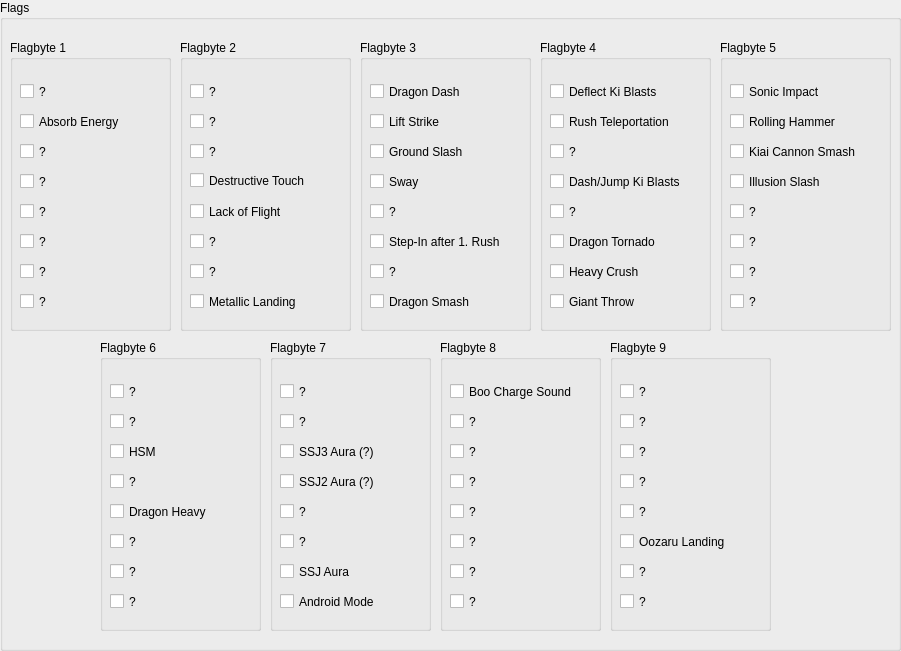
  <widget class="QGroupBox" name="FlagGroupBox">
   <property name="geometry">
    <rect>
     <x>10</x>
     <y>790</y>
     <width>901</width>
     <height>651</height>
    </rect>
   </property>
   <property name="title">
    <string>Flags</string>
   </property>
   <widget class="QGroupBox" name="FlagByteGroup_1">
    <property name="geometry">
     <rect>
      <x>10</x>
      <y>40</y>
      <width>161</width>
      <height>291</height>
     </rect>
    </property>
    <property name="title">
     <string>Flagbyte 1</string>
    </property>
    <widget class="QCheckBox" name="Flag_1_1">
     <property name="geometry">
      <rect>
       <x>10</x>
       <y>40</y>
       <width>141</width>
       <height>23</height>
      </rect>
     </property>
     <property name="toolTip">
      <string>&lt;html&gt;&lt;head/&gt;&lt;body&gt;&lt;p&gt;Unknown Flag.&lt;/p&gt;&lt;/body&gt;&lt;/html&gt;</string>
     </property>
     <property name="text">
      <string>?</string>
     </property>
    </widget>
    <widget class="QCheckBox" name="Flag_1_2">
     <property name="geometry">
      <rect>
       <x>10</x>
       <y>70</y>
       <width>141</width>
       <height>23</height>
      </rect>
     </property>
     <property name="toolTip">
      <string>&lt;html&gt;&lt;head/&gt;&lt;body&gt;&lt;p&gt;Checks if you can absorb energy.&lt;/p&gt;&lt;/body&gt;&lt;/html&gt;</string>
     </property>
     <property name="text">
      <string>Absorb Energy</string>
     </property>
    </widget>
    <widget class="QCheckBox" name="Flag_1_3">
     <property name="geometry">
      <rect>
       <x>10</x>
       <y>100</y>
       <width>141</width>
       <height>23</height>
      </rect>
     </property>
     <property name="text">
      <string>?</string>
     </property>
    </widget>
    <widget class="QCheckBox" name="Flag_1_4">
     <property name="geometry">
      <rect>
       <x>10</x>
       <y>130</y>
       <width>141</width>
       <height>23</height>
      </rect>
     </property>
     <property name="text">
      <string>?</string>
     </property>
    </widget>
    <widget class="QCheckBox" name="Flag_1_5">
     <property name="geometry">
      <rect>
       <x>10</x>
       <y>160</y>
       <width>141</width>
       <height>23</height>
      </rect>
     </property>
     <property name="text">
      <string>?</string>
     </property>
    </widget>
    <widget class="QCheckBox" name="Flag_1_6">
     <property name="geometry">
      <rect>
       <x>10</x>
       <y>190</y>
       <width>141</width>
       <height>23</height>
      </rect>
     </property>
     <property name="text">
      <string>?</string>
     </property>
    </widget>
    <widget class="QCheckBox" name="Flag_1_7">
     <property name="geometry">
      <rect>
       <x>10</x>
       <y>220</y>
       <width>141</width>
       <height>23</height>
      </rect>
     </property>
     <property name="text">
      <string>?</string>
     </property>
    </widget>
    <widget class="QCheckBox" name="Flag_1_8">
     <property name="geometry">
      <rect>
       <x>10</x>
       <y>250</y>
       <width>141</width>
       <height>23</height>
      </rect>
     </property>
     <property name="text">
      <string>?</string>
     </property>
    </widget>
   </widget>
   <widget class="QGroupBox" name="FlagByteGroup_2">
    <property name="geometry">
     <rect>
      <x>180</x>
      <y>40</y>
      <width>171</width>
      <height>291</height>
     </rect>
    </property>
    <property name="title">
     <string>Flagbyte 2</string>
    </property>
    <widget class="QCheckBox" name="Flag_2_1">
     <property name="geometry">
      <rect>
       <x>10</x>
       <y>40</y>
       <width>95</width>
       <height>23</height>
      </rect>
     </property>
     <property name="sizePolicy">
      <sizepolicy hsizetype="Minimum" vsizetype="Fixed">
       <horstretch>0</horstretch>
       <verstretch>0</verstretch>
      </sizepolicy>
     </property>
     <property name="text">
      <string>?</string>
     </property>
    </widget>
    <widget class="QCheckBox" name="Flag_2_2">
     <property name="geometry">
      <rect>
       <x>10</x>
       <y>70</y>
       <width>95</width>
       <height>23</height>
      </rect>
     </property>
     <property name="text">
      <string>?</string>
     </property>
    </widget>
    <widget class="QCheckBox" name="Flag_2_3">
     <property name="geometry">
      <rect>
       <x>10</x>
       <y>100</y>
       <width>95</width>
       <height>23</height>
      </rect>
     </property>
     <property name="text">
      <string>?</string>
     </property>
    </widget>
    <widget class="QCheckBox" name="Flag_2_4">
     <property name="geometry">
      <rect>
       <x>10</x>
       <y>130</y>
       <width>141</width>
       <height>21</height>
      </rect>
     </property>
     <property name="toolTip">
      <string>&lt;html&gt;&lt;head/&gt;&lt;body&gt;&lt;p&gt;Checks if you can break objects by simply touching them.&lt;/p&gt;&lt;/body&gt;&lt;/html&gt;</string>
     </property>
     <property name="text">
      <string>Destructive Touch</string>
     </property>
    </widget>
    <widget class="QCheckBox" name="Flag_2_5">
     <property name="geometry">
      <rect>
       <x>10</x>
       <y>160</y>
       <width>141</width>
       <height>23</height>
      </rect>
     </property>
     <property name="toolTip">
      <string>&lt;html&gt;&lt;head/&gt;&lt;body&gt;&lt;p&gt;Checks if the character is able to fly&lt;/p&gt;&lt;p&gt;&lt;br/&gt;&lt;/p&gt;&lt;p&gt;Unchecked = Able to Fly&lt;/p&gt;&lt;p&gt;Checked = Unable to Fly&lt;/p&gt;&lt;/body&gt;&lt;/html&gt;</string>
     </property>
     <property name="text">
      <string>Lack of Flight</string>
     </property>
    </widget>
    <widget class="QCheckBox" name="Flag_2_6">
     <property name="geometry">
      <rect>
       <x>10</x>
       <y>190</y>
       <width>95</width>
       <height>23</height>
      </rect>
     </property>
     <property name="text">
      <string>?</string>
     </property>
    </widget>
    <widget class="QCheckBox" name="Flag_2_7">
     <property name="geometry">
      <rect>
       <x>10</x>
       <y>220</y>
       <width>95</width>
       <height>23</height>
      </rect>
     </property>
     <property name="text">
      <string>?</string>
     </property>
    </widget>
    <widget class="QCheckBox" name="Flag_2_8">
     <property name="geometry">
      <rect>
       <x>10</x>
       <y>250</y>
       <width>141</width>
       <height>23</height>
      </rect>
     </property>
     <property name="toolTip">
      <string>&lt;html&gt;&lt;head/&gt;&lt;body&gt;&lt;p&gt;Checks if the character makes a metallic landing noise when they land.&lt;/p&gt;&lt;p&gt;Example: Meta-Cooler&lt;/p&gt;&lt;/body&gt;&lt;/html&gt;</string>
     </property>
     <property name="text">
      <string>Metallic Landing</string>
     </property>
    </widget>
   </widget>
   <widget class="QGroupBox" name="FlagByteGroup_3">
    <property name="geometry">
     <rect>
      <x>360</x>
      <y>40</y>
      <width>171</width>
      <height>291</height>
     </rect>
    </property>
    <property name="title">
     <string>Flagbyte 3</string>
    </property>
    <widget class="QCheckBox" name="Flag_5_1">
     <property name="geometry">
      <rect>
       <x>10</x>
       <y>40</y>
       <width>141</width>
       <height>23</height>
      </rect>
     </property>
     <property name="toolTip">
      <string>&lt;html&gt;&lt;head/&gt;&lt;body&gt;&lt;p&gt;Checks if the character is able to Dragon Dash&lt;/p&gt;&lt;/body&gt;&lt;/html&gt;</string>
     </property>
     <property name="text">
      <string>Dragon Dash</string>
     </property>
    </widget>
    <widget class="QCheckBox" name="Flag_5_2">
     <property name="geometry">
      <rect>
       <x>10</x>
       <y>70</y>
       <width>141</width>
       <height>23</height>
      </rect>
     </property>
     <property name="toolTip">
      <string>&lt;html&gt;&lt;head/&gt;&lt;body&gt;&lt;p&gt;Checks if the character is able to Lift Strike.&lt;/p&gt;&lt;/body&gt;&lt;/html&gt;</string>
     </property>
     <property name="text">
      <string>Lift Strike</string>
     </property>
    </widget>
    <widget class="QCheckBox" name="Flag_5_3">
     <property name="geometry">
      <rect>
       <x>10</x>
       <y>100</y>
       <width>141</width>
       <height>23</height>
      </rect>
     </property>
     <property name="toolTip">
      <string>&lt;html&gt;&lt;head/&gt;&lt;body&gt;&lt;p&gt;Checks if the character is able to Ground Slash.&lt;/p&gt;&lt;/body&gt;&lt;/html&gt;</string>
     </property>
     <property name="text">
      <string>Ground Slash</string>
     </property>
    </widget>
    <widget class="QCheckBox" name="Flag_5_4">
     <property name="geometry">
      <rect>
       <x>10</x>
       <y>130</y>
       <width>141</width>
       <height>23</height>
      </rect>
     </property>
     <property name="toolTip">
      <string>&lt;html&gt;&lt;head/&gt;&lt;body&gt;&lt;p&gt;Checks if you can Sway.&lt;/p&gt;&lt;/body&gt;&lt;/html&gt;</string>
     </property>
     <property name="text">
      <string>Sway</string>
     </property>
    </widget>
    <widget class="QCheckBox" name="Flag_5_5">
     <property name="geometry">
      <rect>
       <x>10</x>
       <y>160</y>
       <width>95</width>
       <height>23</height>
      </rect>
     </property>
     <property name="styleSheet">
      <string notr="true"/>
     </property>
     <property name="text">
      <string>?</string>
     </property>
    </widget>
    <widget class="QCheckBox" name="Flag_5_6">
     <property name="geometry">
      <rect>
       <x>10</x>
       <y>190</y>
       <width>161</width>
       <height>23</height>
      </rect>
     </property>
     <property name="toolTip">
      <string>&lt;html&gt;&lt;head/&gt;&lt;body&gt;&lt;p&gt;Checks if you can use a Step-In after finishing the 1st Rush String.&lt;/p&gt;&lt;/body&gt;&lt;/html&gt;</string>
     </property>
     <property name="text">
      <string>Step-In after 1. Rush</string>
     </property>
    </widget>
    <widget class="QCheckBox" name="Flag_5_7">
     <property name="geometry">
      <rect>
       <x>10</x>
       <y>220</y>
       <width>95</width>
       <height>23</height>
      </rect>
     </property>
     <property name="text">
      <string>?</string>
     </property>
    </widget>
    <widget class="QCheckBox" name="Flag_5_8">
     <property name="geometry">
      <rect>
       <x>10</x>
       <y>250</y>
       <width>141</width>
       <height>23</height>
      </rect>
     </property>
     <property name="toolTip">
      <string>&lt;html&gt;&lt;head/&gt;&lt;body&gt;&lt;p&gt;Checks if your character can do the Dragon Smash.&lt;/p&gt;&lt;/body&gt;&lt;/html&gt;</string>
     </property>
     <property name="text">
      <string>Dragon Smash</string>
     </property>
    </widget>
   </widget>
   <widget class="QGroupBox" name="FlagByteGroup_4">
    <property name="geometry">
     <rect>
      <x>540</x>
      <y>40</y>
      <width>171</width>
      <height>291</height>
     </rect>
    </property>
    <property name="title">
     <string>Flagbyte 4</string>
    </property>
    <widget class="QCheckBox" name="Flag_6_1">
     <property name="geometry">
      <rect>
       <x>10</x>
       <y>40</y>
       <width>141</width>
       <height>23</height>
      </rect>
     </property>
     <property name="toolTip">
      <string>&lt;html&gt;&lt;head/&gt;&lt;body&gt;&lt;p&gt;Checks if your character can deflect Ki Blasts.&lt;/p&gt;&lt;/body&gt;&lt;/html&gt;</string>
     </property>
     <property name="text">
      <string>Deflect Ki Blasts</string>
     </property>
    </widget>
    <widget class="QCheckBox" name="Flag_6_2">
     <property name="geometry">
      <rect>
       <x>10</x>
       <y>70</y>
       <width>151</width>
       <height>23</height>
      </rect>
     </property>
     <property name="toolTip">
      <string>&lt;html&gt;&lt;head/&gt;&lt;body&gt;&lt;p&gt;Checks if your character can use High Speed Rush Movement.&lt;/p&gt;&lt;/body&gt;&lt;/html&gt;</string>
     </property>
     <property name="text">
      <string>Rush Teleportation</string>
     </property>
    </widget>
    <widget class="QCheckBox" name="Flag_6_3">
     <property name="geometry">
      <rect>
       <x>10</x>
       <y>100</y>
       <width>161</width>
       <height>23</height>
      </rect>
     </property>
     <property name="toolTip">
      <string>&lt;html&gt;&lt;head/&gt;&lt;body&gt;&lt;p&gt;&lt;br/&gt;&lt;/p&gt;&lt;/body&gt;&lt;/html&gt;</string>
     </property>
     <property name="text">
      <string>?</string>
     </property>
    </widget>
    <widget class="QCheckBox" name="Flag_6_4">
     <property name="geometry">
      <rect>
       <x>10</x>
       <y>130</y>
       <width>161</width>
       <height>23</height>
      </rect>
     </property>
     <property name="toolTip">
      <string>&lt;html&gt;&lt;head/&gt;&lt;body&gt;&lt;p&gt;Checks if your character can use dashing or jumping Ki Blasts.&lt;/p&gt;&lt;/body&gt;&lt;/html&gt;</string>
     </property>
     <property name="text">
      <string>Dash/Jump Ki Blasts</string>
     </property>
    </widget>
    <widget class="QCheckBox" name="Flag_6_5">
     <property name="geometry">
      <rect>
       <x>10</x>
       <y>160</y>
       <width>95</width>
       <height>23</height>
      </rect>
     </property>
     <property name="text">
      <string>?</string>
     </property>
    </widget>
    <widget class="QCheckBox" name="Flag_6_6">
     <property name="geometry">
      <rect>
       <x>10</x>
       <y>190</y>
       <width>151</width>
       <height>23</height>
      </rect>
     </property>
     <property name="toolTip">
      <string>&lt;html&gt;&lt;head/&gt;&lt;body&gt;&lt;p&gt;Checks if your character can Dragon Tornado.&lt;/p&gt;&lt;/body&gt;&lt;/html&gt;</string>
     </property>
     <property name="text">
      <string>Dragon Tornado</string>
     </property>
    </widget>
    <widget class="QCheckBox" name="Flag_6_7">
     <property name="geometry">
      <rect>
       <x>10</x>
       <y>220</y>
       <width>141</width>
       <height>23</height>
      </rect>
     </property>
     <property name="toolTip">
      <string>&lt;html&gt;&lt;head/&gt;&lt;body&gt;&lt;p&gt;Checks if your character can Heavy Crush.&lt;/p&gt;&lt;/body&gt;&lt;/html&gt;</string>
     </property>
     <property name="text">
      <string>Heavy Crush</string>
     </property>
    </widget>
    <widget class="QCheckBox" name="Flag_6_8">
     <property name="geometry">
      <rect>
       <x>10</x>
       <y>250</y>
       <width>141</width>
       <height>23</height>
      </rect>
     </property>
     <property name="toolTip">
      <string>&lt;html&gt;&lt;head/&gt;&lt;body&gt;&lt;p&gt;Checks if your character can Giant Throw.&lt;/p&gt;&lt;/body&gt;&lt;/html&gt;</string>
     </property>
     <property name="text">
      <string>Giant Throw</string>
     </property>
    </widget>
   </widget>
   <widget class="QGroupBox" name="FlagByteGroup_5">
    <property name="geometry">
     <rect>
      <x>720</x>
      <y>40</y>
      <width>171</width>
      <height>291</height>
     </rect>
    </property>
    <property name="title">
     <string>Flagbyte 5</string>
    </property>
    <widget class="QCheckBox" name="Flag_7_1">
     <property name="geometry">
      <rect>
       <x>10</x>
       <y>40</y>
       <width>141</width>
       <height>23</height>
      </rect>
     </property>
     <property name="toolTip">
      <string>&lt;html&gt;&lt;head/&gt;&lt;body&gt;&lt;p&gt;Checks if your character can Sonic Impact.&lt;/p&gt;&lt;/body&gt;&lt;/html&gt;</string>
     </property>
     <property name="text">
      <string>Sonic Impact</string>
     </property>
    </widget>
    <widget class="QCheckBox" name="Flag_7_2">
     <property name="geometry">
      <rect>
       <x>10</x>
       <y>70</y>
       <width>151</width>
       <height>23</height>
      </rect>
     </property>
     <property name="toolTip">
      <string>&lt;html&gt;&lt;head/&gt;&lt;body&gt;&lt;p&gt;Checks if your character can Rolling Hammer.&lt;/p&gt;&lt;/body&gt;&lt;/html&gt;</string>
     </property>
     <property name="text">
      <string>Rolling Hammer</string>
     </property>
    </widget>
    <widget class="QCheckBox" name="Flag_7_3">
     <property name="geometry">
      <rect>
       <x>10</x>
       <y>100</y>
       <width>151</width>
       <height>23</height>
      </rect>
     </property>
     <property name="toolTip">
      <string>&lt;html&gt;&lt;head/&gt;&lt;body&gt;&lt;p&gt;Checks if your character can Kiai Cannon Smash.&lt;/p&gt;&lt;/body&gt;&lt;/html&gt;</string>
     </property>
     <property name="text">
      <string>Kiai Cannon Smash</string>
     </property>
    </widget>
    <widget class="QCheckBox" name="Flag_7_4">
     <property name="geometry">
      <rect>
       <x>10</x>
       <y>130</y>
       <width>141</width>
       <height>23</height>
      </rect>
     </property>
     <property name="toolTip">
      <string>&lt;html&gt;&lt;head/&gt;&lt;body&gt;&lt;p&gt;Checks if your character can Illusion Slash.&lt;/p&gt;&lt;/body&gt;&lt;/html&gt;</string>
     </property>
     <property name="text">
      <string>Illusion Slash</string>
     </property>
    </widget>
    <widget class="QCheckBox" name="Flag_7_5">
     <property name="geometry">
      <rect>
       <x>10</x>
       <y>160</y>
       <width>95</width>
       <height>23</height>
      </rect>
     </property>
     <property name="text">
      <string>?</string>
     </property>
    </widget>
    <widget class="QCheckBox" name="Flag_7_6">
     <property name="geometry">
      <rect>
       <x>10</x>
       <y>190</y>
       <width>95</width>
       <height>23</height>
      </rect>
     </property>
     <property name="text">
      <string>?</string>
     </property>
    </widget>
    <widget class="QCheckBox" name="Flag_7_7">
     <property name="geometry">
      <rect>
       <x>10</x>
       <y>220</y>
       <width>95</width>
       <height>23</height>
      </rect>
     </property>
     <property name="text">
      <string>?</string>
     </property>
    </widget>
    <widget class="QCheckBox" name="Flag_7_8">
     <property name="geometry">
      <rect>
       <x>10</x>
       <y>250</y>
       <width>95</width>
       <height>23</height>
      </rect>
     </property>
     <property name="text">
      <string>?</string>
     </property>
    </widget>
   </widget>
   <widget class="QGroupBox" name="FlagByteGroup_6">
    <property name="geometry">
     <rect>
      <x>100</x>
      <y>340</y>
      <width>161</width>
      <height>291</height>
     </rect>
    </property>
    <property name="title">
     <string>Flagbyte 6</string>
    </property>
    <widget class="QCheckBox" name="Flag_8_1">
     <property name="geometry">
      <rect>
       <x>10</x>
       <y>40</y>
       <width>95</width>
       <height>23</height>
      </rect>
     </property>
     <property name="text">
      <string>?</string>
     </property>
    </widget>
    <widget class="QCheckBox" name="Flag_8_2">
     <property name="geometry">
      <rect>
       <x>10</x>
       <y>70</y>
       <width>95</width>
       <height>23</height>
      </rect>
     </property>
     <property name="text">
      <string>?</string>
     </property>
    </widget>
    <widget class="QCheckBox" name="Flag_8_3">
     <property name="geometry">
      <rect>
       <x>10</x>
       <y>100</y>
       <width>141</width>
       <height>23</height>
      </rect>
     </property>
     <property name="toolTip">
      <string>&lt;html&gt;&lt;head/&gt;&lt;body&gt;&lt;p&gt;Checks if your character can use Hyper Speed Movement.&lt;/p&gt;&lt;/body&gt;&lt;/html&gt;</string>
     </property>
     <property name="text">
      <string>HSM</string>
     </property>
    </widget>
    <widget class="QCheckBox" name="Flag_8_4">
     <property name="geometry">
      <rect>
       <x>10</x>
       <y>130</y>
       <width>95</width>
       <height>23</height>
      </rect>
     </property>
     <property name="text">
      <string>?</string>
     </property>
    </widget>
    <widget class="QCheckBox" name="Flag_8_5">
     <property name="geometry">
      <rect>
       <x>10</x>
       <y>160</y>
       <width>131</width>
       <height>23</height>
      </rect>
     </property>
     <property name="toolTip">
      <string>&lt;html&gt;&lt;head/&gt;&lt;body&gt;&lt;p&gt;Checks if your character can Dragon Heavy.&lt;/p&gt;&lt;/body&gt;&lt;/html&gt;</string>
     </property>
     <property name="text">
      <string>Dragon Heavy</string>
     </property>
    </widget>
    <widget class="QCheckBox" name="Flag_8_6">
     <property name="geometry">
      <rect>
       <x>10</x>
       <y>190</y>
       <width>95</width>
       <height>23</height>
      </rect>
     </property>
     <property name="text">
      <string>?</string>
     </property>
    </widget>
    <widget class="QCheckBox" name="Flag_8_7">
     <property name="geometry">
      <rect>
       <x>10</x>
       <y>220</y>
       <width>95</width>
       <height>23</height>
      </rect>
     </property>
     <property name="text">
      <string>?</string>
     </property>
    </widget>
    <widget class="QCheckBox" name="Flag_8_8">
     <property name="geometry">
      <rect>
       <x>10</x>
       <y>250</y>
       <width>95</width>
       <height>23</height>
      </rect>
     </property>
     <property name="text">
      <string>?</string>
     </property>
    </widget>
   </widget>
   <widget class="QGroupBox" name="FlagByteGroup_7">
    <property name="geometry">
     <rect>
      <x>270</x>
      <y>340</y>
      <width>161</width>
      <height>291</height>
     </rect>
    </property>
    <property name="title">
     <string>Flagbyte 7</string>
    </property>
    <widget class="QCheckBox" name="Flag_9_1">
     <property name="geometry">
      <rect>
       <x>10</x>
       <y>40</y>
       <width>95</width>
       <height>23</height>
      </rect>
     </property>
     <property name="text">
      <string>?</string>
     </property>
    </widget>
    <widget class="QCheckBox" name="Flag_9_2">
     <property name="geometry">
      <rect>
       <x>10</x>
       <y>70</y>
       <width>95</width>
       <height>23</height>
      </rect>
     </property>
     <property name="text">
      <string>?</string>
     </property>
    </widget>
    <widget class="QCheckBox" name="Flag_9_3">
     <property name="geometry">
      <rect>
       <x>10</x>
       <y>100</y>
       <width>131</width>
       <height>23</height>
      </rect>
     </property>
     <property name="toolTip">
      <string>&lt;html&gt;&lt;head/&gt;&lt;body&gt;&lt;p&gt;Checks if your character has the aura of a Super Saiyan 3.&lt;/p&gt;&lt;p&gt;The question mark indicates that I am unsure if this is actually correct, don't take me by word here.&lt;/p&gt;&lt;p&gt;&lt;span style=&quot; font-weight:600;&quot;&gt;NOTE: Flags here overwrite the input inside the Aura Color.&lt;/span&gt;&lt;/p&gt;&lt;/body&gt;&lt;/html&gt;</string>
     </property>
     <property name="text">
      <string>SSJ3 Aura (?)</string>
     </property>
    </widget>
    <widget class="QCheckBox" name="Flag_9_4">
     <property name="geometry">
      <rect>
       <x>10</x>
       <y>130</y>
       <width>141</width>
       <height>23</height>
      </rect>
     </property>
     <property name="toolTip">
      <string>&lt;html&gt;&lt;head/&gt;&lt;body&gt;&lt;p&gt;Checks if your character has the aura of a Super Saiyan 2.&lt;/p&gt;&lt;p&gt;The question mark indicates that I am unsure if this is actually correct, don't take me by word here.&lt;/p&gt;&lt;p&gt;&lt;span style=&quot; font-weight:600;&quot;&gt;NOTE: Flags here overwrite the input inside the Aura Color.&lt;/span&gt;&lt;/p&gt;&lt;/body&gt;&lt;/html&gt;</string>
     </property>
     <property name="text">
      <string>SSJ2 Aura (?)</string>
     </property>
    </widget>
    <widget class="QCheckBox" name="Flag_9_5">
     <property name="geometry">
      <rect>
       <x>10</x>
       <y>160</y>
       <width>95</width>
       <height>23</height>
      </rect>
     </property>
     <property name="text">
      <string>?</string>
     </property>
    </widget>
    <widget class="QCheckBox" name="Flag_9_6">
     <property name="geometry">
      <rect>
       <x>10</x>
       <y>190</y>
       <width>95</width>
       <height>23</height>
      </rect>
     </property>
     <property name="text">
      <string>?</string>
     </property>
    </widget>
    <widget class="QCheckBox" name="Flag_9_7">
     <property name="geometry">
      <rect>
       <x>10</x>
       <y>220</y>
       <width>131</width>
       <height>23</height>
      </rect>
     </property>
     <property name="toolTip">
      <string>&lt;html&gt;&lt;head/&gt;&lt;body&gt;&lt;p&gt;Checks if your character has the aura of a Super Saiyan.&lt;/p&gt;&lt;p&gt;&lt;span style=&quot; font-weight:600;&quot;&gt;NOTE: Flags here overwrite the input inside the Aura Color.&lt;/span&gt;&lt;/p&gt;&lt;/body&gt;&lt;/html&gt;</string>
     </property>
     <property name="text">
      <string>SSJ Aura</string>
     </property>
    </widget>
    <widget class="QCheckBox" name="Flag_9_8">
     <property name="geometry">
      <rect>
       <x>10</x>
       <y>250</y>
       <width>131</width>
       <height>23</height>
      </rect>
     </property>
     <property name="toolTip">
      <string>&lt;html&gt;&lt;head/&gt;&lt;body&gt;&lt;p&gt;Checks if your character is an Android.&lt;/p&gt;&lt;p&gt;Android Mode means not being able to charge Ki, but slowly gaining Ki over time.&lt;/p&gt;&lt;/body&gt;&lt;/html&gt;</string>
     </property>
     <property name="text">
      <string>Android Mode</string>
     </property>
    </widget>
   </widget>
   <widget class="QGroupBox" name="FlagByteGroup_8">
    <property name="geometry">
     <rect>
      <x>440</x>
      <y>340</y>
      <width>161</width>
      <height>291</height>
     </rect>
    </property>
    <property name="title">
     <string>Flagbyte 8</string>
    </property>
    <widget class="QCheckBox" name="Flag_10_1">
     <property name="geometry">
      <rect>
       <x>10</x>
       <y>40</y>
       <width>151</width>
       <height>23</height>
      </rect>
     </property>
     <property name="toolTip">
      <string>&lt;html&gt;&lt;head/&gt;&lt;body&gt;&lt;p&gt;Checks if your character has the same charging sound as Boo.&lt;/p&gt;&lt;/body&gt;&lt;/html&gt;</string>
     </property>
     <property name="text">
      <string>Boo Charge Sound</string>
     </property>
    </widget>
    <widget class="QCheckBox" name="Flag_10_2">
     <property name="geometry">
      <rect>
       <x>10</x>
       <y>70</y>
       <width>95</width>
       <height>23</height>
      </rect>
     </property>
     <property name="text">
      <string>?</string>
     </property>
    </widget>
    <widget class="QCheckBox" name="Flag_10_3">
     <property name="geometry">
      <rect>
       <x>10</x>
       <y>100</y>
       <width>95</width>
       <height>23</height>
      </rect>
     </property>
     <property name="text">
      <string>?</string>
     </property>
    </widget>
    <widget class="QCheckBox" name="Flag_10_4">
     <property name="geometry">
      <rect>
       <x>10</x>
       <y>130</y>
       <width>95</width>
       <height>23</height>
      </rect>
     </property>
     <property name="text">
      <string>?</string>
     </property>
    </widget>
    <widget class="QCheckBox" name="Flag_10_5">
     <property name="geometry">
      <rect>
       <x>10</x>
       <y>160</y>
       <width>95</width>
       <height>23</height>
      </rect>
     </property>
     <property name="text">
      <string>?</string>
     </property>
    </widget>
    <widget class="QCheckBox" name="Flag_10_6">
     <property name="geometry">
      <rect>
       <x>10</x>
       <y>190</y>
       <width>95</width>
       <height>23</height>
      </rect>
     </property>
     <property name="text">
      <string>?</string>
     </property>
    </widget>
    <widget class="QCheckBox" name="Flag_10_7">
     <property name="geometry">
      <rect>
       <x>10</x>
       <y>220</y>
       <width>95</width>
       <height>23</height>
      </rect>
     </property>
     <property name="text">
      <string>?</string>
     </property>
    </widget>
    <widget class="QCheckBox" name="Flag_10_8">
     <property name="geometry">
      <rect>
       <x>10</x>
       <y>250</y>
       <width>95</width>
       <height>23</height>
      </rect>
     </property>
     <property name="text">
      <string>?</string>
     </property>
    </widget>
   </widget>
   <widget class="QGroupBox" name="FlagByteGroup_9">
    <property name="geometry">
     <rect>
      <x>610</x>
      <y>340</y>
      <width>161</width>
      <height>291</height>
     </rect>
    </property>
    <property name="title">
     <string>Flagbyte 9</string>
    </property>
    <widget class="QCheckBox" name="Flag_15_1">
     <property name="geometry">
      <rect>
       <x>10</x>
       <y>40</y>
       <width>95</width>
       <height>23</height>
      </rect>
     </property>
     <property name="text">
      <string>?</string>
     </property>
    </widget>
    <widget class="QCheckBox" name="Flag_15_2">
     <property name="geometry">
      <rect>
       <x>10</x>
       <y>70</y>
       <width>95</width>
       <height>23</height>
      </rect>
     </property>
     <property name="text">
      <string>?</string>
     </property>
    </widget>
    <widget class="QCheckBox" name="Flag_15_3">
     <property name="geometry">
      <rect>
       <x>10</x>
       <y>100</y>
       <width>95</width>
       <height>23</height>
      </rect>
     </property>
     <property name="text">
      <string>?</string>
     </property>
    </widget>
    <widget class="QCheckBox" name="Flag_15_4">
     <property name="geometry">
      <rect>
       <x>10</x>
       <y>130</y>
       <width>95</width>
       <height>23</height>
      </rect>
     </property>
     <property name="text">
      <string>?</string>
     </property>
    </widget>
    <widget class="QCheckBox" name="Flag_15_5">
     <property name="geometry">
      <rect>
       <x>10</x>
       <y>160</y>
       <width>95</width>
       <height>23</height>
      </rect>
     </property>
     <property name="text">
      <string>?</string>
     </property>
    </widget>
    <widget class="QCheckBox" name="Flag_15_6">
     <property name="geometry">
      <rect>
       <x>10</x>
       <y>190</y>
       <width>141</width>
       <height>23</height>
      </rect>
     </property>
     <property name="toolTip">
      <string>&lt;html&gt;&lt;head/&gt;&lt;body&gt;&lt;p&gt;Checks if your character lands like a Great Ape (Screenshake, Smoke)&lt;/p&gt;&lt;/body&gt;&lt;/html&gt;</string>
     </property>
     <property name="text">
      <string>Oozaru Landing</string>
     </property>
    </widget>
    <widget class="QCheckBox" name="Flag_15_7">
     <property name="geometry">
      <rect>
       <x>10</x>
       <y>220</y>
       <width>95</width>
       <height>23</height>
      </rect>
     </property>
     <property name="text">
      <string>?</string>
     </property>
    </widget>
    <widget class="QCheckBox" name="Flag_15_8">
     <property name="geometry">
      <rect>
       <x>10</x>
       <y>250</y>
       <width>95</width>
       <height>23</height>
      </rect>
     </property>
     <property name="text">
      <string>?</string>
     </property>
    </widget>
   </widget>
  </widget>
